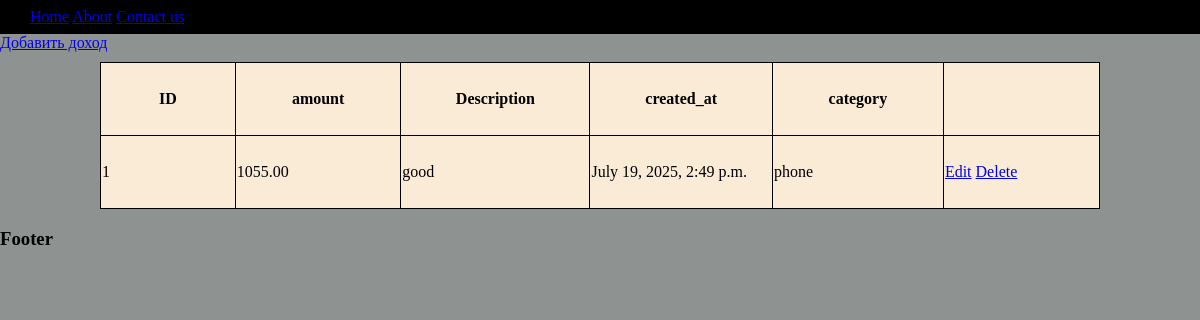
The app's page / (signed in), older data.
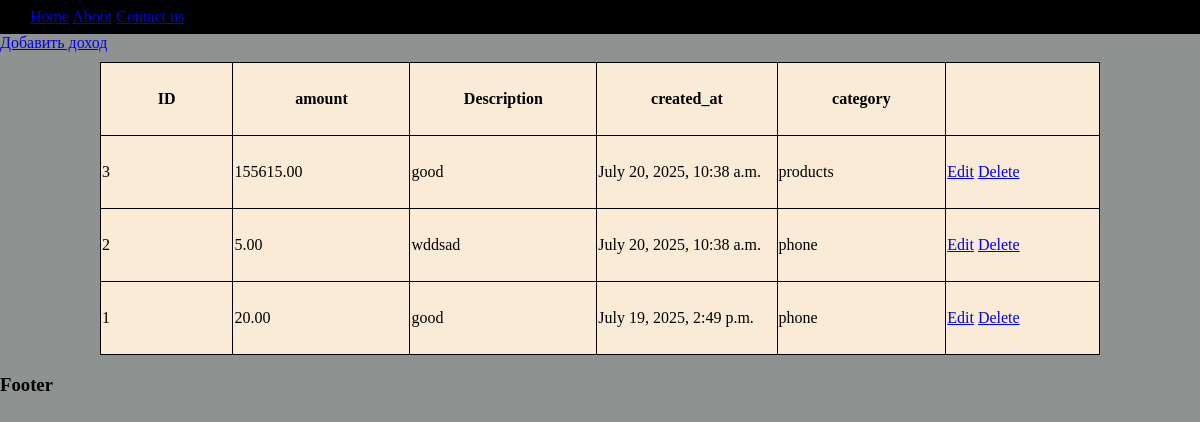
The same page, newer data.
### LMS/models.py (models this page shows, shortened)
class Income(models.Model):
    user = models.ForeignKey(User, related_name="user_incomes", on_delete=models.CASCADE)
    amount = models.DecimalField(max_digits=10, decimal_places=2)
    category = models.ForeignKey(Category, related_name='category_income', on_delete=models.CASCADE)
    description = models.TextField(null=True, blank=True)
    created_at = models.DateTimeField(auto_now_add=True)
    class Meta:
        verbose_name = 'Income'
        verbose_name_plural = 'Incomes'

class Category(models.Model):
    name = models.CharField(max_length=200)
    def __str__(self):
        return self.name

### LMS/views.py (the view)
# urls.py: path("", incomes_list_view, name='income_list'),
def incomes_list_view(request):
    if request.method == 'GET':
        incomes = Income.objects.filter(user=request.user).order_by("-id")
        return render(request, "income_list.html", {"incomes":incomes})

### templates/income_list.html (shortened to what this page needs)
{% extends 'base.html' %}
{% block content %}
<a href="{% url 'income_create' %}">Добавить доход</a>
    <table>
        <tr>
            <th>ID</th>
            <th>amount</th>
            <th>Description</th>
            <th>created_at</th>
            <th>category</th>
        </tr>
    {% for income in incomes %}
        <tr>
            <td> {{income.id}} </td>
            <td>{{income.amount}}</td>
            <td> {{income.description}} </td>
            <td> {{income.created_at}} </td>
            <td> {{income.category}} </td>
            <td>
                <a href="{% url 'income_edit' income.id %}">Edit</a>
                <a href="{% url 'income_delete' income.id %}">Delete</a>
            </td>
        </tr>
    {% endfor %}
    </table>
{% endblock content %}

### templates/base.html (shortened to what this page needs)
<!DOCTYPE html>
{% load static %}
<html lang="en">
<head>
    <link rel="stylesheet" href="{% static 'css/main.css' %}">
</head>
<body>
   <header>
    <nav>
        <a href="#">Home</a>
        <a href="#">About</a>
        <a href="#">Contact us</a>
    </nav>
   </header>
   <div class="main">
        {% block content %} {% endblock content %}
   </div>
   <footer>
    <h3>Footer</h3>
   </footer>
</body>
</html>

### static/css/main.css (style rules this page uses)
body { padding: 0; margin: 0; background-color:rgb(142, 146, 145); }
table { width: 60%; margin: auto; margin-top: 10px; border: 1px solid; background-color: antiquewhite; }
table, tr, th, td { width: 1000px; height: 70px; border: 1px solid; border-collapse: collapse; }
header { background-color: black; padding: 8px 30px; }

Row changes from the older to the newer data that the page shows:
added Income: id "3", amount "155615.00", description "good", created_at "July 20, 2025, 10:38 a.m.", category "products"
added Income: id "2", amount "5.00", description "wddsad", created_at "July 20, 2025, 10:38 a.m.", category "phone"
changed Income "July 19, 2025, 2:49 p.m.": amount "1055.00" → "20.00"
